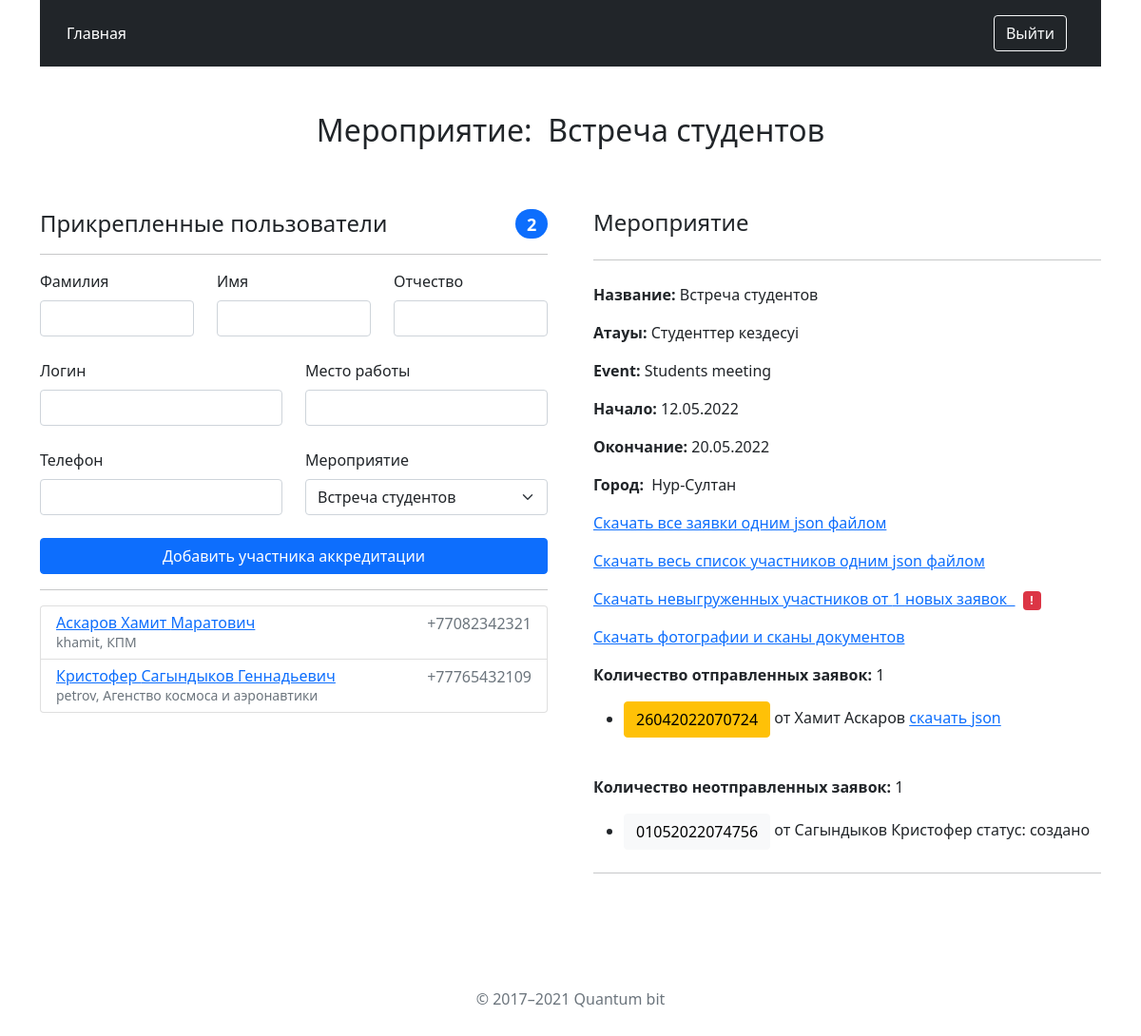
/show_event/11/ (signed in), run on an earlier commit of the app's database.
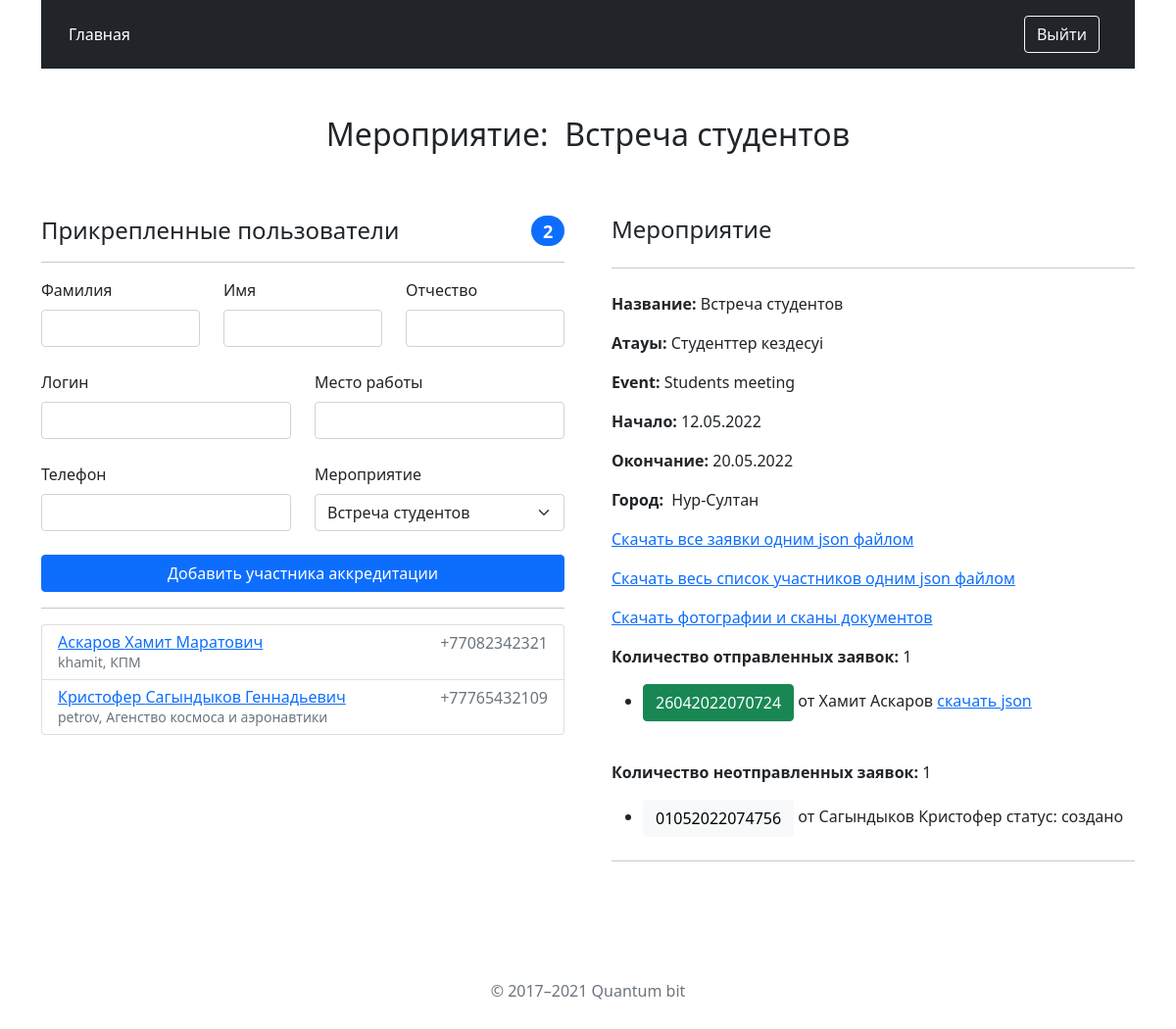
And on a later commit of the database.
### eventproject/models.py (models this page shows, shortened)
class Request(models.Model):
	name = models.CharField(max_length=128)
	event = models.ForeignKey(Event, on_delete=models.CASCADE)
	status = models.CharField(max_length=20)
	date_created = models.DateTimeField()
	created_by = models.ForeignKey(Operator, on_delete=models.CASCADE, related_name="created_operator")
	registration_time = models.DateTimeField()
	exported_by = models.ForeignKey(Operator, on_delete=models.CASCADE, related_name="exported_operator", null=True, blank=True)

class Operator(models.Model):
	user = models.OneToOneField(User, on_delete=models.CASCADE)
	events = models.ManyToManyField(Event, blank=True)
	patronymic = models.CharField(max_length=128)
	phone_number = models.CharField(max_length=20)
	workplace = models.CharField(max_length = 128, default="")
	is_accreditator = models.BooleanField(default=False)

### eventproject/views.py (the view)
# urls.py: path('show_event/<int:event_id>/', views.show_event, name='show_event'),
@user_passes_test(lambda u: u.is_superuser, login_url='/user_login/')
def show_event(request, event_id):
    context_dict = {}
    try:
        event = Event.objects.get(pk=event_id)
        operators = Operator.objects.filter(events__in=[event])
        reqs = Request.objects.filter(event=event, status__in=['Sent', 'Exported'])
        active_reqs = Request.objects.filter(event=event, status__in=['Active', 'Checking'])
        cities = City.objects.all()
        context_dict = {'events': [event]}
        context_dict['operators'] = operators
        context_dict['event'] = event
        context_dict['reqs'] = reqs
        context_dict['active_reqs'] = active_reqs
        context_dict['cities'] = cities
        context_dict['unexported'] = len(reqs.exclude(status="Exported"))
    except Request.DoesNotExist:
        return HttpResponse("Could not find event")
    return render(request, 'event.html', context_dict)

### templates/event.html (shortened to what the changed rows need)
<!DOCTYPE html>
{% load static %}
<html>
<head>
    <link rel="stylesheet" type="text/css" href="{% static 'css/all.min.css' %}">
    <link href="{% static 'css/bootstrap.min.css' %}" rel="stylesheet"
>
</head>
<body>
<main>
    <div class="container">
        <main>
            <div class="py-5 text-center">
                <h2>Мероприятие:&#160; {{ event.name_rus }}</h2>
            </div>
            <div class="row g-5">
                <div class="col-md-6 col-lg-6 order-md-last">
                    {% if unexported > 0  %}
                        <p><a href="/download_guests_json/{{ event.id }}/">Скачать невыгруженных участников от {{ unexported }} новых заявок&#160;
                    <span class="badge bg-danger ms-2 smaller">!</span></a></p>{% endif %}
                    <ul>
                        {% if reqs %}
                            {% for req in reqs %}
                                <li>        <a href="/show_request_to_admin/{{ req.id }}" class="btn
            {% if req.status == 'Active' %}     btn-secondary
            {% elif req.status == 'Exported' %} btn-success
            {% elif req.status == 'Sent' %} btn-warning
            {% else %} btn-primary {% endif %}" role="button">{{ req.name }}</a> от
                                    {{ req.created_by.user.first_name }} {{ req.created_by.user.last_name }}
                                <a href="/download_request_json/{{ req.id }}/">скачать json</a> </li>
                        <br>
                            {% endfor %}
                        {% endif %}
                    </ul>
                </div>
            </div>
        </main>
</body>
</html>

What changed in the data, as far as the page shows it:
changed Request "Хамит": status "Sent" → "Exported" (drawn)
Also different on the page:
{{ unexported }}: "1" → (not shown)
text no longer shown: "Скачать невыгруженных участников от новых заявок !"
